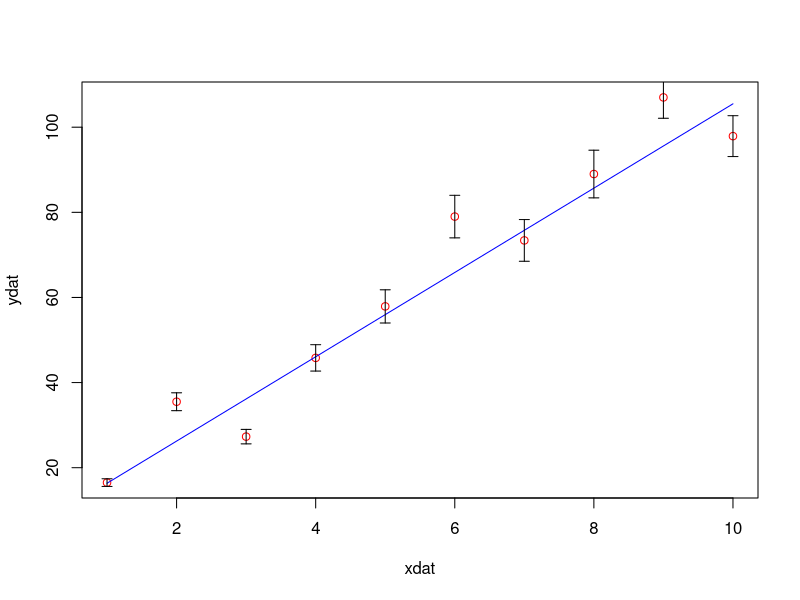
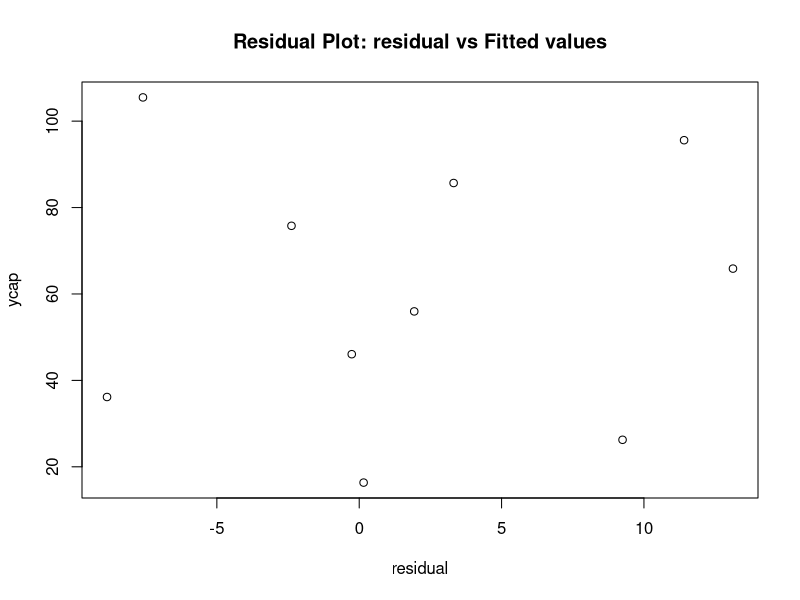

Reproduce these figures in R, in order.
## Simple linear regression basic formulae 

## Data Vectors
## If no errors, make all elements of error vector 1.0

xdat <- c(1,2,3,4,5,6,7,8,9,10)

ydat <- c(16.5, 35.5,27.3,45.8,57.9,79.0,73.4,89.0,107.0,97.9)

n = length(xdat)
p=1
##error = c(1.0,1.0,1.0,1.0, 1.0,1.0,1.0,1.0,1.0,1.0,1.0) ## all errors equal

err = c(0.9,2.1,1.7,3.1,3.9,5.0,4.9,5.6,4.9,4.8)

alpha = 0.05
## To check whether all errors equal

err.equal = ""

if(length(unique(err)) == 1){
  err.equal = T
} else{
  err.equal = F}

##plot(xdat,ydat, ylim=c(0,100))

## 1. compute coeff
## define weight
w <- 1/err

delta <- (sum(w^2)*(sum(xdat^2*w^2))) - sum(xdat*w^2)^2
b0 <- (1/delta)*((sum(ydat*w^2)*sum(xdat^2*w^2))-(sum(xdat*w^2)*sum(xdat*ydat*w^2)))
b1 <- (1/delta)*((sum(w^2)*sum(xdat*ydat*w^2))-(sum(xdat*w^2)*sum(ydat*w^2)))

print(paste(" intercept b0 =", round(b0,3) ))

print(paste(" slope b1 =", round(b1,3) ))
## 2.  fitted points 

ycap <- b0 +(b1*xdat)
print("Fitted points")
print(ycap)
## create data frame with x,y point and errors
df = data.frame(x = xdat, y=ydat, err=err)

X11()

## plot original data points with error
plot(xdat,ydat, col ="red" )
lines(xdat,ycap, col = "blue")
## draw error bars on individual data points
arrows(xdat, ydat-err, xdat, ydat+err, length=0.05, angle=90, code=3)



## 3. Residual 

residual<- ydat - ycap
print(paste("Residual e= "))
print(residual)
X11()
plot( residual,ycap, main= "Residual Plot: residual vs Fitted values")

## 4. SST ,SSR, SSE
ybar=mean(ydat)
SST <- sum((ydat-ybar)^2)
print(paste("SST = " , SST))

SSR <- sum((ycap - ybar)^2)

print(paste("SSR = " , SSR))

SSE <- sum((ydat - ycap)^2)

print(paste("SSE = " , SSE))

print(paste("SST(",round(SST,3),") = approx SSR(",round(SSR,3),
            ") + SSE(",round(SSE,3),
            ")","=>", round(SSR+SSE, 3) ))

## 5.  r^2

r_sq= 1-(SSE/SST)
print(paste("r^2=",round(r_sq,3)))


## 6. Corr coef --> pearson

xbar= mean(xdat)
# Sx = sd(xdat)
# Sy= sd(ydat)
# rpear <- (1/(n-1)) * sum( ((xdat-xbar)^2 * (ydat-ybar)^2))/(Sx*Sy)  
rpear<-cor(xdat,ydat)
print(paste("Pearson corr coeff = ", rpear))
cor(ycap,ydat)
rpear^2 # == r_sq
r_sq

## 7.  t- test

## Std.  error of b0  and b1

SE_b0 <- sqrt(SSE/(n-2)) * 
                sqrt((1/n)+((xbar^2)/sum((xdat-xbar)^2)))


SE_b1 <- (sqrt(SSE/(n-2))) / (sqrt(sum((xdat-xbar)^2)))


# 7 A: test on b1


t_b1 = b1/SE_b1

CI_b1 = c((b1-qt(1-(alpha/2), n-2) * SE_b1), (b1+qt(1-(alpha/2), n-2) * SE_b1))

print(paste("The CI interval of B1 with alpha 0.05 is: (", CI_b1[1], ",",CI_b1[2],")"))

if((CI_b1[1]>0 & CI_b1[2]>0) || (CI_b1[1]<0 & CI_b1[2]<0)){
  
  print("  0 is not within the interval;  Null H0: B1 = 0 rejected")
}else{
  
  print("  0 is within the interval;  Null H0: B1 = 0 accepted")
  
}

p_value_b1 = 1-pt(t_b1, n-2)

if(p_value_b1<= (alpha/2)){
  
  print(paste("p-value= ", p_value_b1, " is less than alpha/2 (", alpha/2,")  Null H0: B1 = 0 rejected"))
  
}else{
  print(paste("p-value= ", p_value_b1, " is more than alpha/2 (", alpha/2,")  Null H0: B1 = 0 accepted"))
  
}

# 7 B: test on b0

t_b0 = b1/SE_b0

CI_b0 = c((b0-qt(1-(alpha/2), n-2) * SE_b0), (b0+qt(1-(alpha/2), n-2) * SE_b0))

print(paste("The CI interval of B0 with alpha 0.05 is: (", CI_b0[1], ",",CI_b0[2],")"))

if((CI_b0[1]>0 & CI_b0[2]>0) || (CI_b0[1]<0 & CI_b0[2]<0)){
  
  print("  0 is not within the interval;  Null H0: B0 = 0 rejected")
}else{
  
  print("  0 is within the interval;  Null H0: B0 = 0 accepted")
  
}

p_value_b0 = 1-pt(t_b0, n-2)

if(p_value_b0<= (alpha/2)){
  
  print(paste("p-value= ", p_value_b0, " is less than alpha/2 (", alpha/2,")  Null H0: B0 = 0 rejected"))
  
}else{
  print(paste("p-value= ", p_value_b0, " is more than alpha/2 (", alpha/2,")  Null H0: B0 = 0 accepted"))
  
}


## 8. f test 
df_SSR = p
df_SSE = n-p-1
f_val= (SSR/df_SSR)/(SSE/df_SSE)

f_crit = qf(1-alpha, p, n-p-1)

if(f_val>=f_crit){
  print(paste("f-value= ", f_val, " is more than f crit (", f_crit, ")  Null H0: B0=B1=0 rejected"))
  
}else{
  print(paste("f-value= ", f_val, " is less than f crit (", f_crit, ")  Null H0: B0=B1=0 accepted"))
  
}
  
